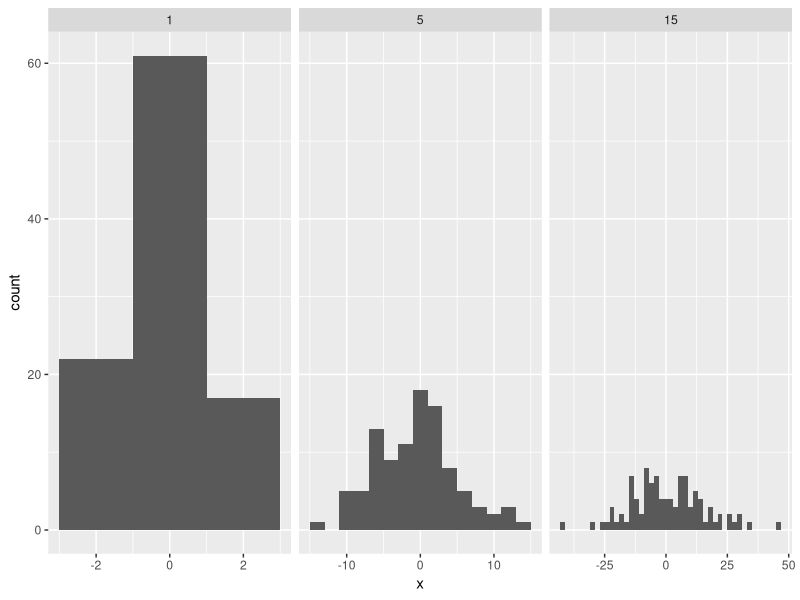
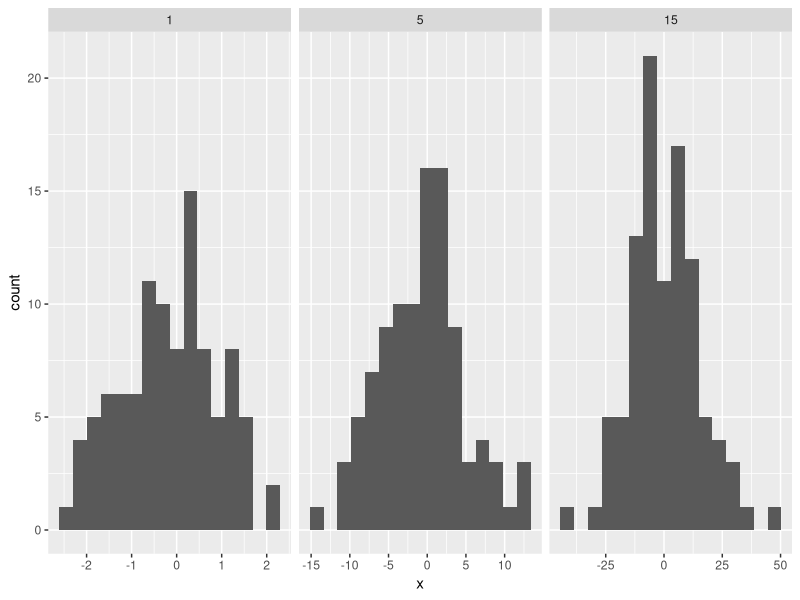
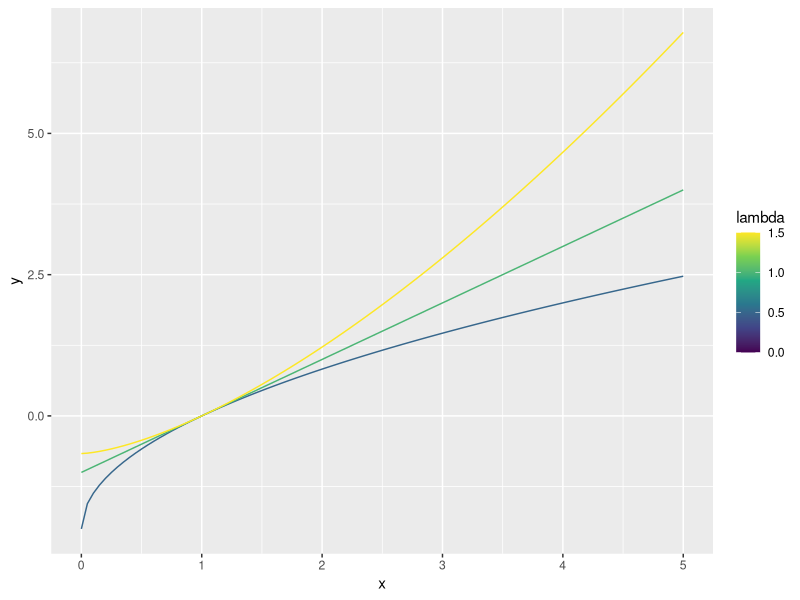
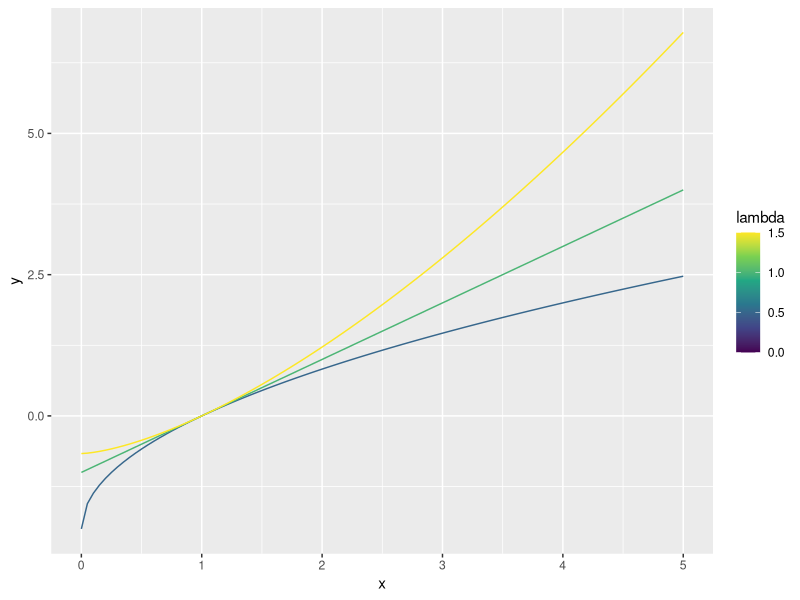
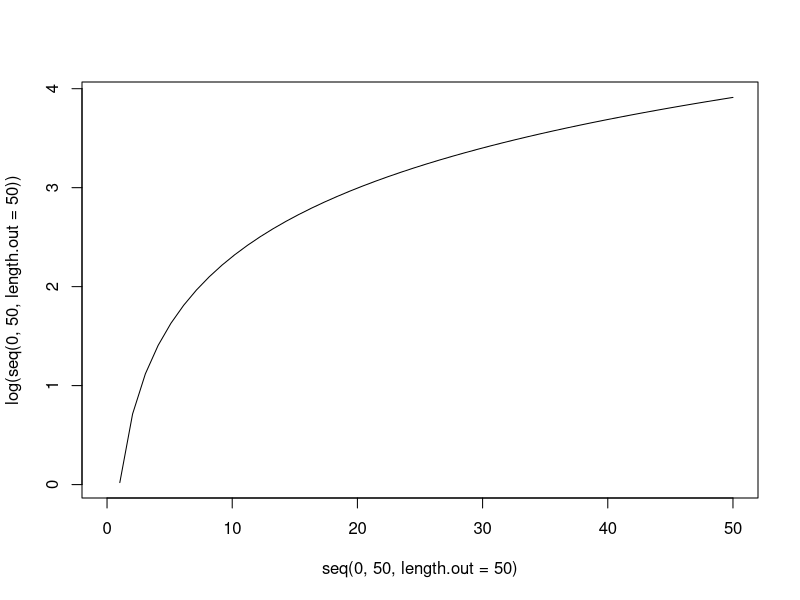

These charts were generated, in order, by the following R code:
library(rlang)
library(ggplot2)
library(scales)

# 10.2.4. Stateful functions -----

new_counter <- function() {
  i <- 0
  
  function() {
    i <<- i + 1
    i
  }
}

count_1 <- new_counter()
count_2 <- new_counter()

count_1()
count_2()

lobstr::obj_size(count_1)


# 10.3.1. Labelling -----

y <- c(213124, 124123, 12312.2123)
comma_format(big.mark = ".", decimal.mark = ",", accuracy = 0.01)(y)

number_format(scale = 1e-3, suffix = " K")(y)

# 10.3.2. Histogram bins -----

sd <- c(1, 5, 15)
n <- 100

df <- data.frame(x = rnorm(3 * n, sd = sd), sd = rep(sd, n))

ggplot(data = df, aes(x)) +
  geom_histogram(binwidth = 2) +
  facet_wrap( ~ sd, scales = "free_x") +
  labs(NULL)

bindwith_bins <- function(n) {
  force(n)
  
  function(x) {
    (max(x) - min(x)) / n
  }
}

ggplot(data = df, aes(x)) +
  geom_histogram(binwidth = bindwith_bins(15)) +
  facet_wrap( ~ sd, scales = "free_x") +
  labs(NULL)

bindwith_bins(10)(c(1:10))

# 10.4.1. Box-Cox transformation -----

boxcox_ff <- function(lambda) {
  if (lambda == 0) {
    function(x) log(x)
  } else {
    function(x) (x ^ lambda -1) / lambda
  }
}

stat_boxcox <- function(lambda) {
  stat_function(aes(colour = lambda), fun = boxcox_ff(lambda))
}

ggplot(data.frame(x = c(0, 5)), aes(x)) +
  purrr::map(c(0.5, 1, 1.5), stat_boxcox) +
  scale_color_viridis_c(limits = c(0, 1.5))

ggplot(data.frame(x = c(0, 5)), aes(x)) +
  purrr::map(c(0.5, 1, 1.5), stat_boxcox) +
  scale_color_viridis_c(limits = c(0, 1.5))

plot(seq(0, 50, length.out = 50), log(seq(0, 50, length.out = 50)), type = "l")
